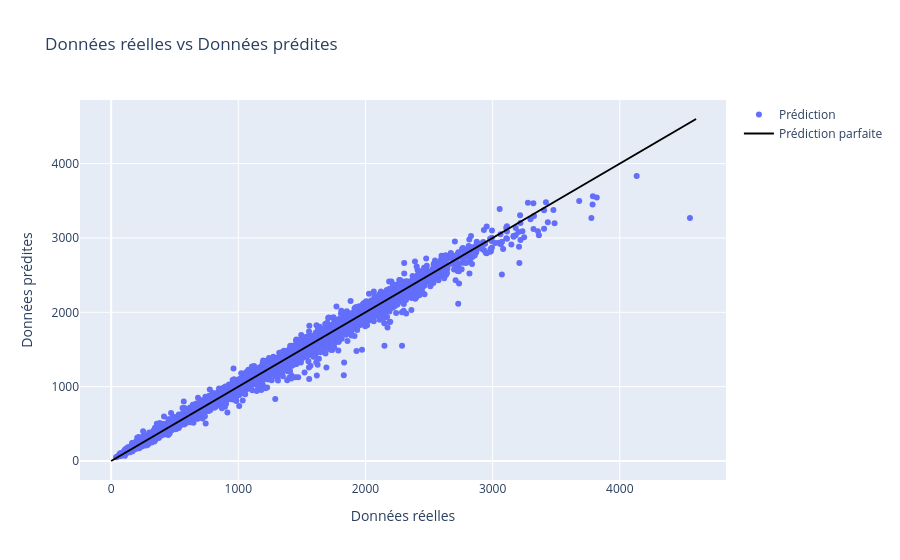

Notebook cell for this chart:
### Markdown cell above
### 2. Visualisation Interactive (Plotly)

On effectue une visualisation Données prédites vs Données réelles pour se donner une idée des performances de notre modèle. On peut constater qu'il a une assez bonne capacité de prédiction dans l'ensemble et on ne détecte que quelques rares cas où il se trompe vraiment.

### Code cell
fig = go.Figure()

fig.add_trace(go.Scatter(x=y_test, y=y_pred,
                         mode='markers', name="Prédiction"))
fig.add_trace(go.Scatter(x=[0,4600], y=[0,4600],
                         mode='lines', name='Prédiction parfaite',
                         marker_color="Black"))
fig.update_layout(title_text="Données réelles vs Données prédites",
                  xaxis_title_text="Données réelles",
                  yaxis_title_text="Données prédites")

fig.show()

### Figure 1 — Plotly figure (JSON) as saved in the notebook; plotly's stock layout.template omitted (floating-point values rounded to 4 significant figures; data arrays with more than 128 entries replaced by an {"elided": "..."} marker saying what was removed)
{"data": [{"mode": "markers", "name": "Prédiction", "type": "scatter", "x": {"elided": "20400 float values"}, "y": {"elided": "20400 float values"}}, {"marker": {"color": "Black"}, "mode": "lines", "name": "Prédiction parfaite", "type": "scatter", "x": [0, 4600], "y": [0, 4600]}], "layout": {"title": {"text": "Données réelles vs Données prédites"}, "xaxis": {"title": {"text": "Données réelles"}}, "yaxis": {"title": {"text": "Données prédites"}}}}
